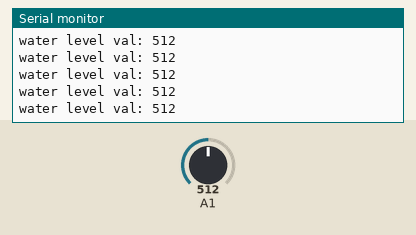
The sketch below on a simulated Arduino Mega 2560, built with avr-gcc and run on an emulated ATmega2560. Shown: the last lines printed to the serial monitor. The inputs (shaded band) are chosen by the test bench; at power-on: A1 = 512.

Above: at 1.2 s.
1.3 s: A1 set to 716
At 1.56 s:
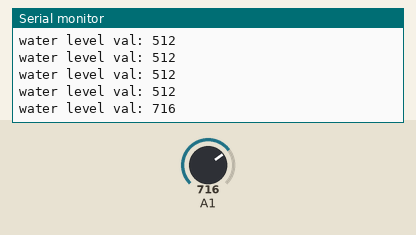
2.8 s: A1 set to 900
At 2.96 s:
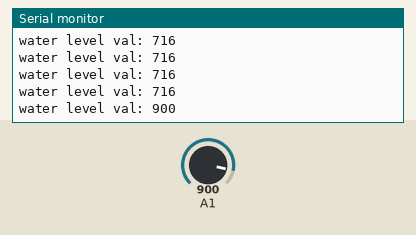
Timing chart, 0 to 5.8 s (numbered marks = the images above; inputs shaded):
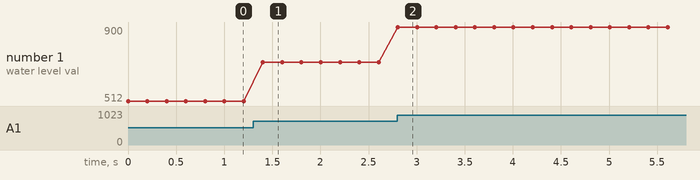

The sketch:

water-level.ino
```cpp
/* Name: Chris Howe and Neil Babu
*  Date: 10/30/23
*  CPE 301 Lab #7
*/
#define RDA 0x80
#define TBE 0x20
#define SENSOR_POWER_PIN 52

volatile unsigned char* my_ADMUX    = (unsigned char*) 0x7C; // Responsible for selecting the channel
volatile unsigned char* my_ADCSRB   = (unsigned char*) 0x7B; // stores configuration of the ADC
volatile unsigned char* my_ADCSRA   = (unsigned char*) 0x7A; // stores configuration of the ADC
volatile unsigned int*  my_ADC_DATA = (unsigned int*) 0x78;

// Need to do setup for pin 52 (Power Pin) equal to PB1
// Note that port b includes 4 pins from the double row and 4 pins from the main row.
// PB ranges from 0-7 so PB1 is second bit.
volatile unsigned char* port_b = (unsigned char*) 0x25;
volatile unsigned char* ddr_b  = (unsigned char*) 0x24;
volatile unsigned char* pin_b  = (unsigned char*) 0x23;

void setup()
{
  // setup the ADC
  adc_init();
  Serial.begin(9600);
  set_PB_as_output(1);
}

void loop()
{
  write_pb(1,1);
  int val = adc_read(1);
  Serial.print("water level val: ");
  Serial.print(val);
  Serial.print("\n");
  delay(200);
}

void adc_init(){
  // setup the A register
  *my_ADCSRA |= 0b10000000; // set bit   7 to 1 to enable the ADC
  *my_ADCSRA &= 0b11011111; // clear bit 6 to 0 to disable the ADC trigger mode
  *my_ADCSRA &= 0b11110111; // clear bit 5 to 0 to disable the ADC interrupt
  *my_ADCSRA &= 0b11111000; // clear bit 0-2 to 0 to set prescaler selection to slow reading
  // setup the B register
  *my_ADCSRB &= 0b11110111; // clear bit 3 to 0 to reset the channel and gain bits
  *my_ADCSRB &= 0b11111000; // clear bit 2-0 to 0 to set free running mode
  // setup the MUX Register
  *my_ADMUX  &= 0b01111111; // clear bit 7 to 0 for AVCC analog reference
  *my_ADMUX  |= 0b01000000; // set bit   6 to 1 for AVCC analog reference
  *my_ADMUX  &= 0b11011111; // clear bit 5 to 0 for right adjust result
  *my_ADMUX  &= 0b11100000; // clear bit 4-0 to 0 to reset the channel and gain bits
}

unsigned int adc_read(unsigned char adc_channel_num){
  *my_ADMUX  &= 0b11100000; // clear the channel selection bits (MUX 4:0)
  *my_ADCSRB &= 0b11110111;   // clear the channel selection bits (MUX 5)

  // set the channel number
  if(adc_channel_num > 7){
    adc_channel_num -= 8;     // set the channel selection bits, but remove the most significant bit (bit 3)
    *my_ADCSRB |= 0b00001000;     // set MUX bit 5
  }
  *my_ADMUX  += adc_channel_num;   // set the channel selection bits
  *my_ADCSRA |= 0x40;   // set bit 6 of ADCSRA to 1 to start a conversion
  while((*my_ADCSRA & 0x40) != 0);   // wait for the conversion to complete
  return *my_ADC_DATA;   // return the result in the ADC data register
}

void set_PB_as_output(unsigned char pin_num)
{
    *ddr_b |= 0x01 << pin_num;
}

void write_pb(unsigned char pin_num, unsigned char state)
{
  if(state == 0)
  {
    *port_b &= ~(0x01 << pin_num);
  }
  else
  {
    *port_b |= 0x01 << pin_num;
  }
}
```

Measured:
- after the input at 1.3 s, the serial monitor: prints a new line after 0.10 s (image 1)
- after the input at 2.8 s, the serial monitor: prints a new line at once (image 2)
- plotted number 1: 512 → 716 after the input at 1.3 s, 716 → 900 after the input at 2.8 s
